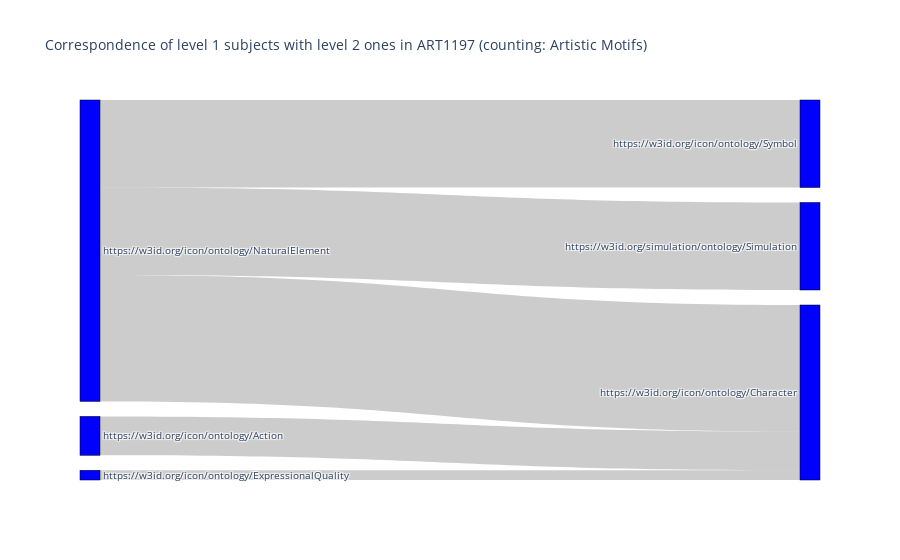

The cell this chart's notebook holds for it:
### Code cell
# create the diagram

# https://plotly.com/python/sankey-diagram/
# useful tutorial: https://www.youtube.com/watch?v=yyVwvBUFRwY 
#import plotly.graph_objects as go

fig = go.Figure(data=[go.Sankey(
    node = dict(
      pad = 15,
      thickness = 20,
      line = dict(color = "black", width = 0.5),
      label = unique_source_target,
      color = "blue"
    ),
    link = dict(
      source = lev1_dict["source"], # indices corresponding to labels, eg A1, A2, A1, B1, ...
      target = lev1_dict["target"],
      value = lev1_dict["value"]
  ))])

fig.update_layout(title_text="Correspondence of level 1 subjects with level 2 ones in ART1197 (counting: Artistic Motifs)", font_size=10)
fig.show()

### Figure 1 — Plotly figure (JSON) as saved in the notebook; plotly's stock layout.template omitted (floating-point values rounded to 4 significant figures)
{"data": [{"link": {"source": [0, 1, 2, 2, 2], "target": [3, 3, 3, 4, 5], "value": [4, 1, 13, 9, 9]}, "node": {"color": "blue", "label": ["https://w3id.org/icon/ontology/Action", "https://w3id.org/icon/ontology/ExpressionalQuality", "https://w3id.org/icon/ontology/NaturalElement", "https://w3id.org/icon/ontology/Character", "https://w3id.org/icon/ontology/Symbol", "https://w3id.org/simulation/ontology/Simulation"], "line": {"color": "black", "width": 0.5}, "pad": 15, "thickness": 20}, "type": "sankey"}], "layout": {"font": {"size": 10}, "title": {"text": "Correspondence of level 1 subjects with level 2 ones in ART1197 (counting: Artistic Motifs)"}}}
